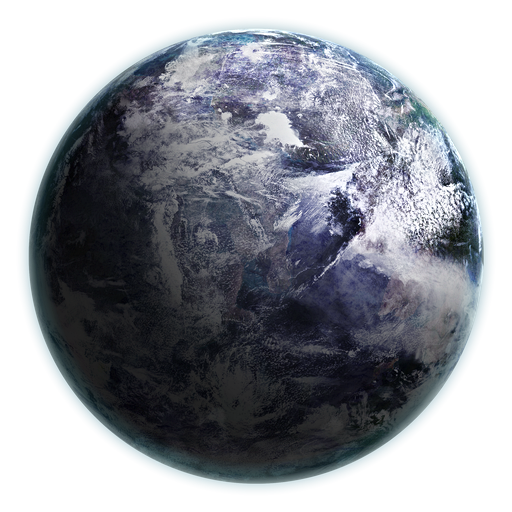
#> input picture src/tools/rendering/assets/frozen_reference.png, 512 x 512 px
$ python derive_star_detailmap.py --input ../assets/frozen_reference.png --output out.png
#> lines starting #> are read from the running program, lines starting #| are printed output that depends on the picture
from __future__ import annotations

import argparse
import math
from pathlib import Path

from PIL import Image, ImageEnhance, ImageFilter, ImageOps


def _threshold_mask(luminance: Image.Image) -> tuple[int, list[tuple[int, int, int]], list[tuple[int, int, int]]]:
    pixels = luminance.load()
    width, height = luminance.size
    max_value = max(luminance.getextrema()[1], 1)
    threshold = max(28, int(max_value * 0.18))

    row_spans: list[tuple[int, int, int]] = []
    max_row_span = 0
    for y in range(height):
        left = -1
        right = -1
        for x in range(width):
            if pixels[x, y] >= threshold:
                if left == -1:
                    left = x
                right = x
        if left != -1:
            span = right - left + 1
            row_spans.append((y, left, right))
            max_row_span = max(max_row_span, span)

    col_spans: list[tuple[int, int, int]] = []
    max_col_span = 0
    for x in range(width):
        top = -1
        bottom = -1
        for y in range(height):
            if pixels[x, y] >= threshold:
                if top == -1:
                    top = y
                bottom = y
        if top != -1:
            span = bottom - top + 1
            col_spans.append((x, top, bottom))
            max_col_span = max(max_col_span, span)

    return threshold, row_spans, col_spans


def _find_disc_geometry(luminance: Image.Image) -> tuple[float, float, float]:
    width, height = luminance.size
    _, row_spans, col_spans = _threshold_mask(luminance)
    if not row_spans or not col_spans:
        return width * 0.5, height * 0.5, min(width, height) * 0.45

    max_row_span = max((right - left + 1) for _, left, right in row_spans)
    max_col_span = max((bottom - top + 1) for _, top, bottom in col_spans)
    core_rows = [
        (y, left, right)
        for y, left, right in row_spans
        if (right - left + 1) >= max_row_span * 0.70
    ]
    core_cols = [
        (x, top, bottom)
        for x, top, bottom in col_spans
        if (bottom - top + 1) >= max_col_span * 0.70
    ]
    if not core_rows:
        core_rows = row_spans
    if not core_cols:
        core_cols = col_spans

    center_x = sum((left + right) * 0.5 for _, left, right in core_rows) / len(core_rows)
    center_y = sum((top + bottom) * 0.5 for _, top, bottom in core_cols) / len(core_cols)
    radius_x = sum((right - left + 1) * 0.5 for _, left, right in core_rows) / len(core_rows)
    radius_y = sum((bottom - top + 1) * 0.5 for _, top, bottom in core_cols) / len(core_cols)
    radius = max(1.0, min(radius_x, radius_y))
    return center_x, center_y, radius


def _crop_square_centered(source: Image.Image, center_x: float, center_y: float, radius: float) -> Image.Image:
    half_extent = max(1.0, radius * 1.06)
    extent = max(2, int(round(half_extent * 2.0)))
    left = int(math.floor(center_x - half_extent))
    top = int(math.floor(center_y - half_extent))
    right = left + extent
    bottom = top + extent

    cropped = Image.new("RGBA", (extent, extent), (0, 0, 0, 255))
    src_left = max(0, left)
    src_top = max(0, top)
    src_right = min(source.width, right)
    src_bottom = min(source.height, bottom)
    if src_right <= src_left or src_bottom <= src_top:
        return cropped

    region = source.crop((src_left, src_top, src_right, src_bottom))
    paste_x = src_left - left
    paste_y = src_top - top
    cropped.paste(region, (paste_x, paste_y))
    return cropped


def _build_detailmap(source_path: Path, output_path: Path, size: int) -> None:
    src = Image.open(source_path).convert("RGBA")
    luminance_source = ImageOps.grayscale(src).filter(ImageFilter.GaussianBlur(radius=1.2))
    center_x, center_y, radius = _find_disc_geometry(luminance_source)
    src = _crop_square_centered(src, center_x, center_y, radius)
    src = src.resize((size, size), Image.Resampling.LANCZOS)

    luminance = ImageOps.grayscale(src)
    luminance = ImageOps.autocontrast(luminance, cutoff=2)
    luminance = ImageEnhance.Contrast(luminance).enhance(1.55)
    luminance = ImageEnhance.Sharpness(luminance).enhance(1.20)
    luminance = luminance.filter(ImageFilter.GaussianBlur(radius=0.4))

    detail = Image.new("L", (size, size), 0)
    pixels_out = detail.load()
    pixels_in = luminance.load()
    cx = (size - 1) * 0.5
    cy = (size - 1) * 0.5
    radius = size * 0.46
    feather = size * 0.035

    for y in range(size):
        for x in range(size):
            dx = x - cx
            dy = y - cy
            dist = (dx * dx + dy * dy) ** 0.5
            if dist >= radius + feather:
                pixels_out[x, y] = 0
                continue
            edge_alpha = 1.0
            if dist > radius:
                edge_alpha = max(0.0, 1.0 - (dist - radius) / feather)
            value = int(pixels_in[x, y] * edge_alpha)
            pixels_out[x, y] = max(0, min(255, value))

    output_path.parent.mkdir(parents=True, exist_ok=True)
    detail.save(output_path)


def main() -> None:
    parser = argparse.ArgumentParser(
        description="Derive a reusable grayscale star detailmap from a solar reference image."
    )
    parser.add_argument("--input", required=True, help="Input solar reference image path")
    parser.add_argument("--output", required=True, help="Output PNG path")
    parser.add_argument("--size", type=int, default=512, help="Output square size in pixels")
    args = parser.parse_args()

    _build_detailmap(Path(args.input), Path(args.output), args.size)
#> in _build_detailmap, src is the input picture: PIL image 512x512 RGBA; mean R, G, B, A 51.9, 61.8, 70.9, 157.8
#> in _build_detailmap, `luminance_source = ImageOps.grayscale(src).filter(ImageFilter.Gaussian..`:
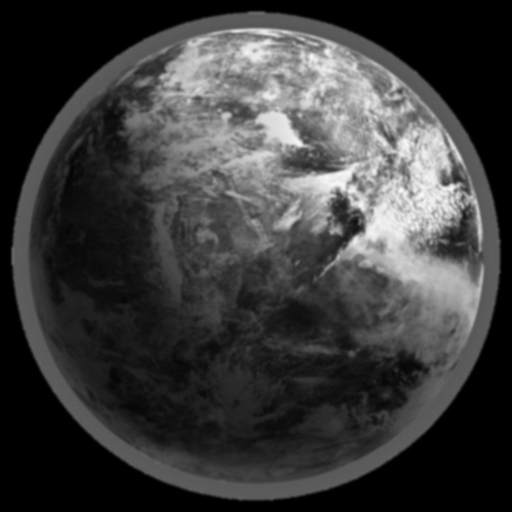
#> luminance_source: PIL image 512x512 L; min 0, max 249, mean 59.9
#> in _threshold_mask, `max_value = max(luminance.getextrema()[1], 1)`: max_value = 249
#> in _threshold_mask, `threshold = max(28, int(max_value * 0.18))`: threshold = 44
#> in _crop_square_centered, `region = source.crop((src_left, src_top, src_right, src_bottom))`:
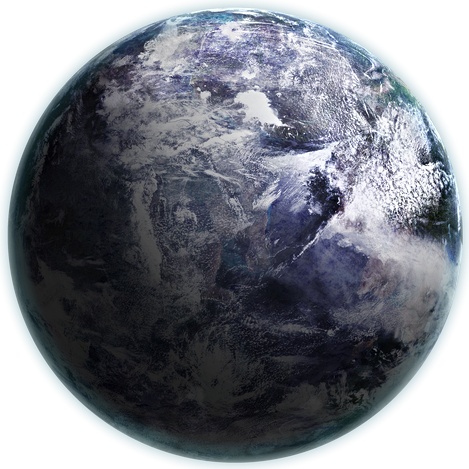
#> region: PIL image 469x469 RGBA; mean R, G, B, A 61.4, 71.9, 82.3, 188.1; transparent parts drawn white
#> in _build_detailmap, `luminance = ImageOps.grayscale(src)`:
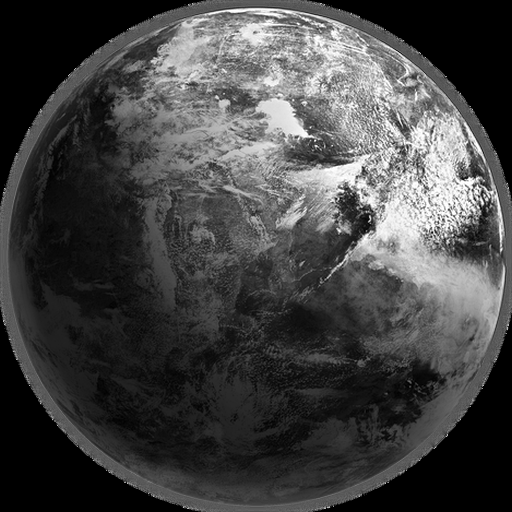
#> luminance: PIL image 512x512 L; min 0, max 255, mean 67.9
#> in _build_detailmap, `luminance = ImageEnhance.Contrast(luminance).enhance(1.55)`:
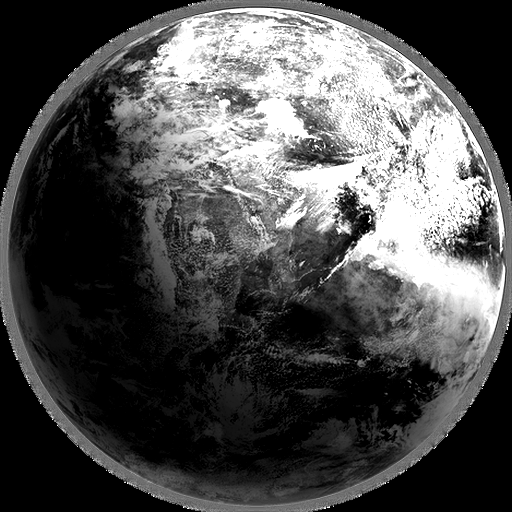
#> luminance: PIL image 512x512 L; min 0, max 255, mean 78.1
#> in _build_detailmap, `detail = Image.new("L", (size, size), 0)`: detail: PIL image 512x512 L; every value is 0
#> in _build_detailmap, `detail.save(output_path)`:
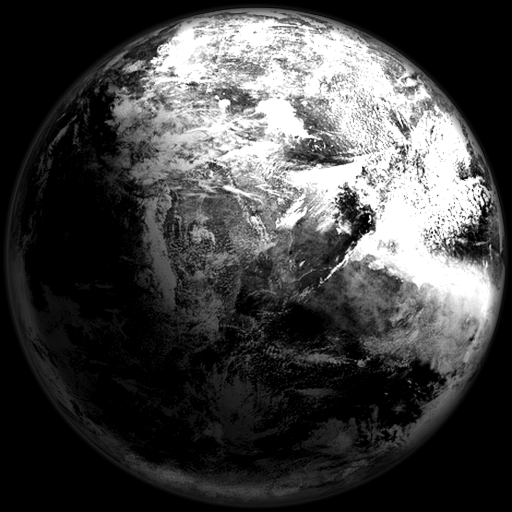
#> saved as out.png: PIL image 512x512 L; min 0, max 255, mean 67


if __name__ == "__main__":
    main()

$ run again, on src/tools/rendering/assets/moon_reference.png
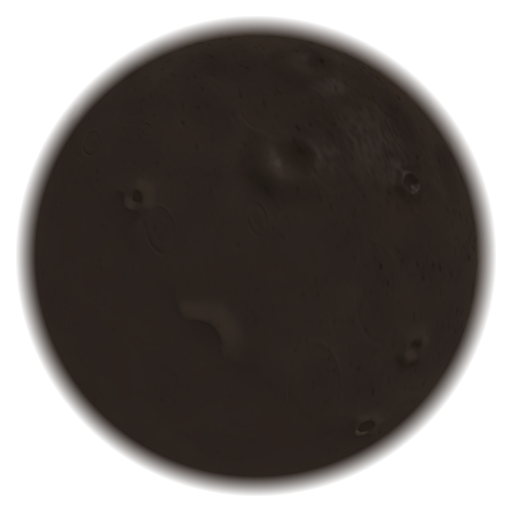
#> input picture src/tools/rendering/assets/moon_reference.png, 512 x 512 px
#> in _build_detailmap, src is the input picture: PIL image 512x512 RGBA; mean R, G, B, A 31.5, 25.6, 22.4, 162.3
#> in _build_detailmap, `luminance_source = ImageOps.grayscale(src).filter(ImageFilter.Gaussian..`:
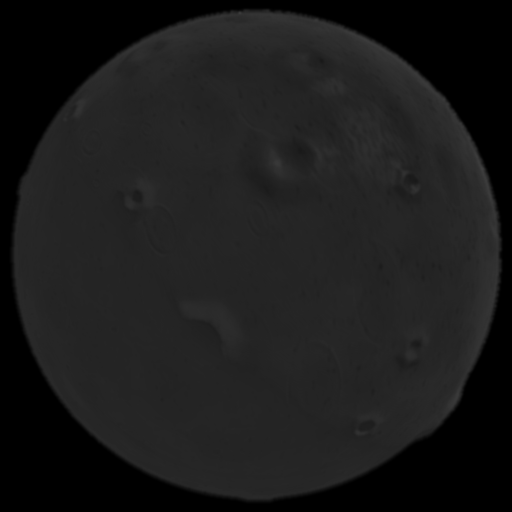
#> luminance_source: PIL image 512x512 L; min 0, max 63, mean 27
#> max_value = 63
#> threshold = 28
#> detail: PIL image 512x512 L; every value is 0
#> in _build_detailmap, `detail.save(output_path)`:
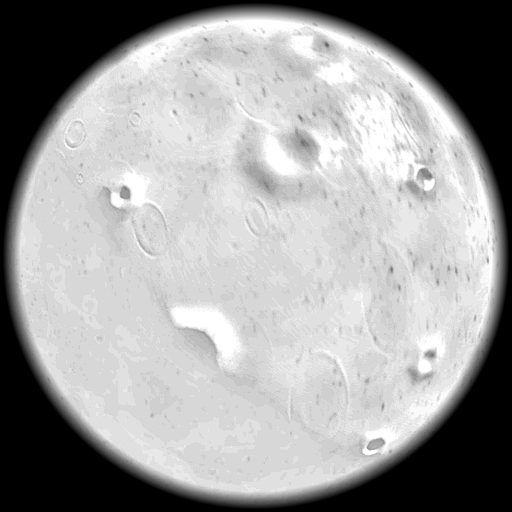
#> saved as out.png: PIL image 512x512 L; min 0, max 255, mean 158.1

$ run again, on src/tools/rendering/assets/star_detailmap.png
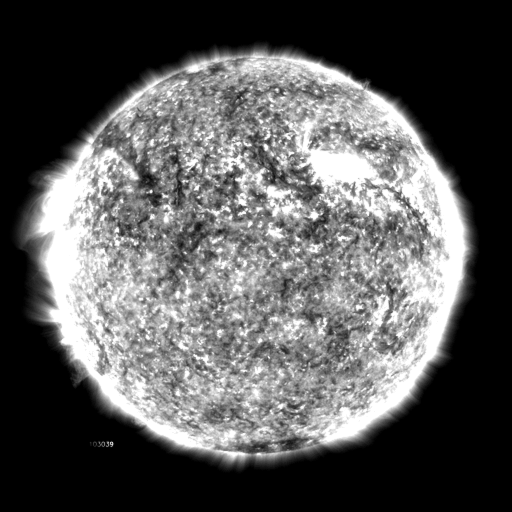
#> input picture src/tools/rendering/assets/star_detailmap.png, 512 x 512 px
#> max_value = 255
#> threshold = 45
#> in _find_disc_geometry, `_, row_spans, col_spans = _threshold_mask(luminance)`: row_spans = 421 items, first 6: (46, 255, 266), (47, 253, 266), (48, 251, 267), (49, 215, 290), (50, 213, 291), (51, 212, 297); col_spans = 455 items, first 6: (20, 227, 241), (21, 223, 244), (22, 220, 245), (23, 215, 245), (24, 212, 245), (25, 211, 244)
#> in _find_disc_geometry, `max_row_span = max((right - left + 1) for _, left, right in row_spans)`: max_row_span = 453
#> in _find_disc_geometry, `max_col_span = max((bottom - top + 1) for _, top, bottom in col_spans)`: max_col_span = 418
#> core_rows = 281 items, first 6: (121, 97, 414), (122, 96, 415), (123, 95, 415), (124, 94, 416), (125, 92, 417), (126, 91, 418)
#> core_cols = 310 items, first 6: (99, 119, 443), (100, 118, 445), (101, 116, 445), (102, 115, 445), (103, 115, 445), (104, 114, 445)
#> in _find_disc_geometry, `center_x = sum((left + right) * 0.5 for _, left, right in core_rows) /..`: center_x = 250.3
#> in _find_disc_geometry, `center_y = sum((top + bottom) * 0.5 for _, top, bottom in core_cols) /..`: center_y = 257.6
#> radius_x = 200.9
#> radius_y = 188.6
#> in _build_detailmap, `center_x, center_y, radius = _find_disc_geometry(luminance_source)`: center_x = 250.3; center_y = 257.6; radius = 188.6
#> half_extent = 200
#> extent = 400
#> in _crop_square_centered, `left = int(math.floor(center_x - half_extent))`: left = 50
#> in _crop_square_centered, `top = int(math.floor(center_y - half_extent))`: top = 57
#> in _crop_square_centered, `right = left + extent`: right = 450
#> in _crop_square_centered, `bottom = top + extent`: bottom = 457
#> src_left = 50
#> src_top = 57
#> src_right = 450
#> src_bottom = 457
#> in _crop_square_centered, `region = source.crop((src_left, src_top, src_right, src_bottom))`:
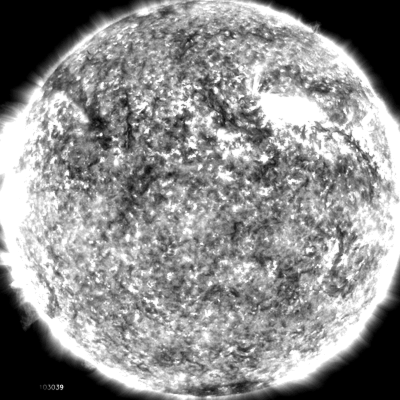
#> region: PIL image 400x400 RGBA; mean R, G, B, A 141.1, 141.1, 141.1, 255
#> paste_x = 0
#> detail: PIL image 512x512 L; every value is 0
#> in _build_detailmap, `detail.save(output_path)`:
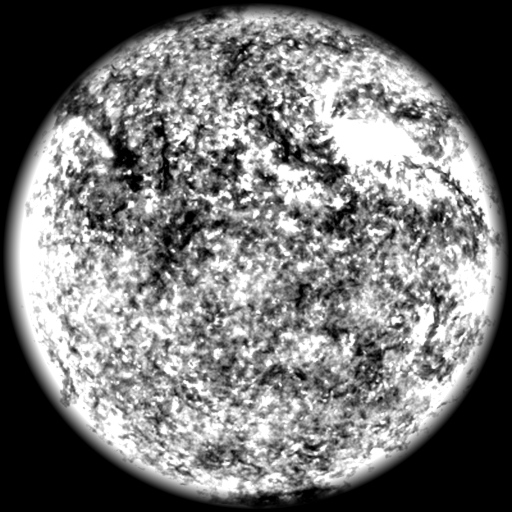
#> saved as out.png: PIL image 512x512 L; min 0, max 255, mean 117.7

$ run again, on src/tools/rendering/assets/star_reference.png
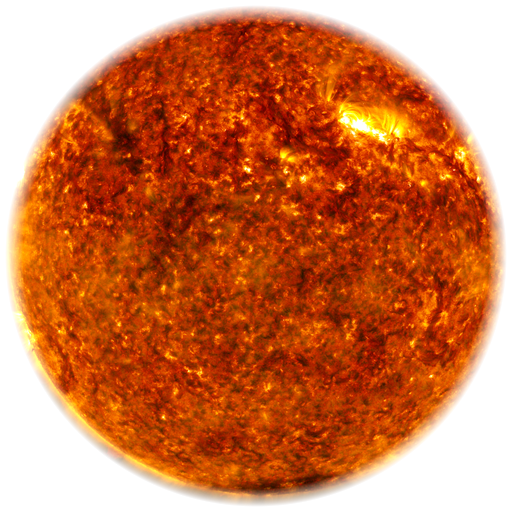
#> input picture src/tools/rendering/assets/star_reference.png, 512 x 512 px
#> in _build_detailmap, src is the input picture: PIL image 512x512 RGBA; mean R, G, B, A 137.8, 47.7, 0.7, 178.9
#> in _build_detailmap, `luminance_source = ImageOps.grayscale(src).filter(ImageFilter.Gaussian..`:
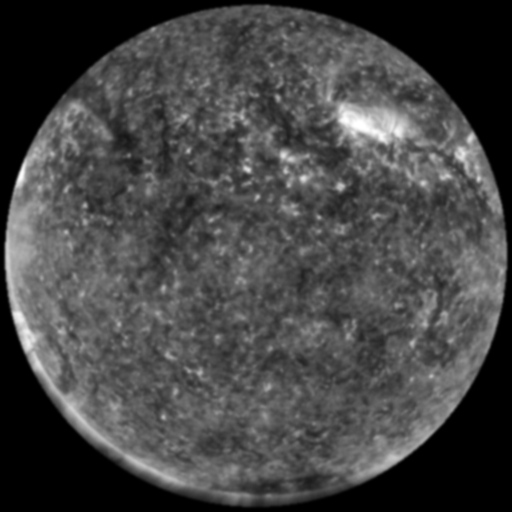
#> luminance_source: PIL image 512x512 L; min 0, max 255, mean 69.3
#> max_value = 255
#> threshold = 45
#> detail: PIL image 512x512 L; every value is 0
#> in _build_detailmap, `detail.save(output_path)`:
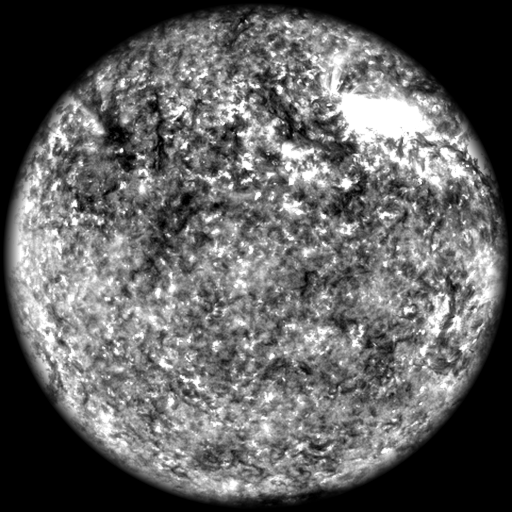
#> saved as out.png: PIL image 512x512 L; min 0, max 255, mean 96.9
